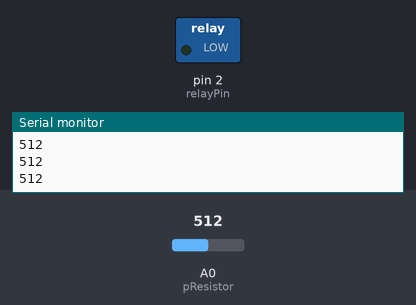
Bench run of a sketch on a simulated Arduino Uno, built with avr-gcc and run on an emulated ATmega328P. On the bench: switched loads named in the sketch (green lamp = pin HIGH), the last lines printed to the serial monitor. The inputs (shaded band) are chosen by the test bench; at power-on: A0 (pResistor) = 512.

Above: at 1.2 s.
1.3 s: A0 (pResistor) set to 490
At 2.5 s:
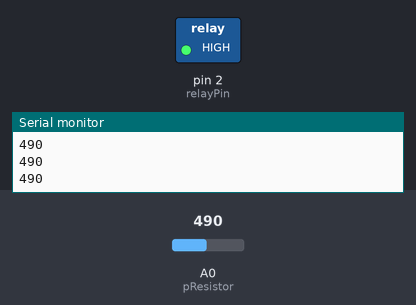
2.8 s: A0 (pResistor) set to 510
At 3.8 s:
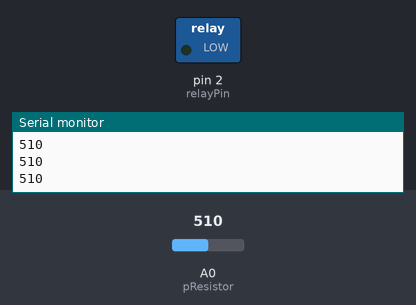
4.3 s: A0 (pResistor) set to 306
At 4.9 s:
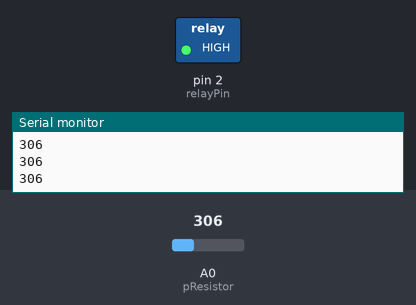
Timing chart, 0 to 7.3 s (numbered marks = the images above; inputs shaded):
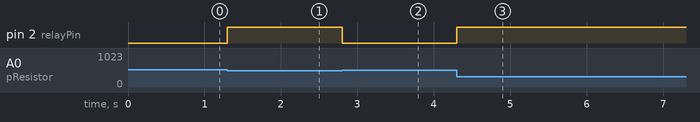

Measured:
- the behaviour switches between 500 and 499 on A0 (pResistor) (found by bisection; images 0 and 1)
- after the input at 1.3 s, pin 2 (relayPin): LOW → HIGH at once
- after the input at 2.8 s, pin 2 (relayPin): HIGH → LOW at once
- after the input at 4.3 s, pin 2 (relayPin): LOW → HIGH at once

The sketch:

lab8.ino
```cpp
const int relayPin = 2;     // use this pin to drive the transistor
const int timeDelay = 1000;
const int pResistor = A0;

int value;

void setup()
{
  Serial.begin(9600);
  pinMode(relayPin, OUTPUT);  // set pin as an output
}


void loop()
{
  int sensorValue = analogRead(A0);
 Serial.println(sensorValue);
  value = analogRead(pResistor);

  if (value > 500){
    digitalWrite(relayPin, LOW);
  }

  if (value < 500){
    digitalWrite(relayPin, HIGH);
  }

}
```
